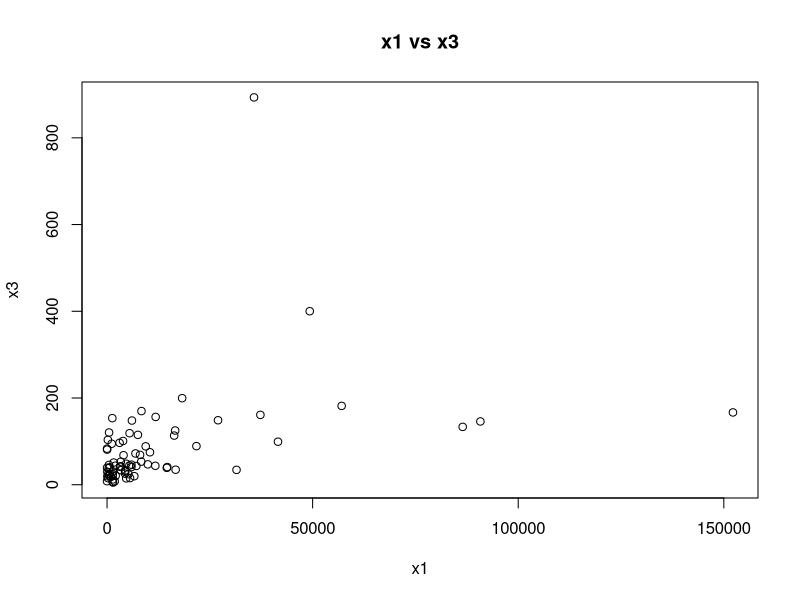
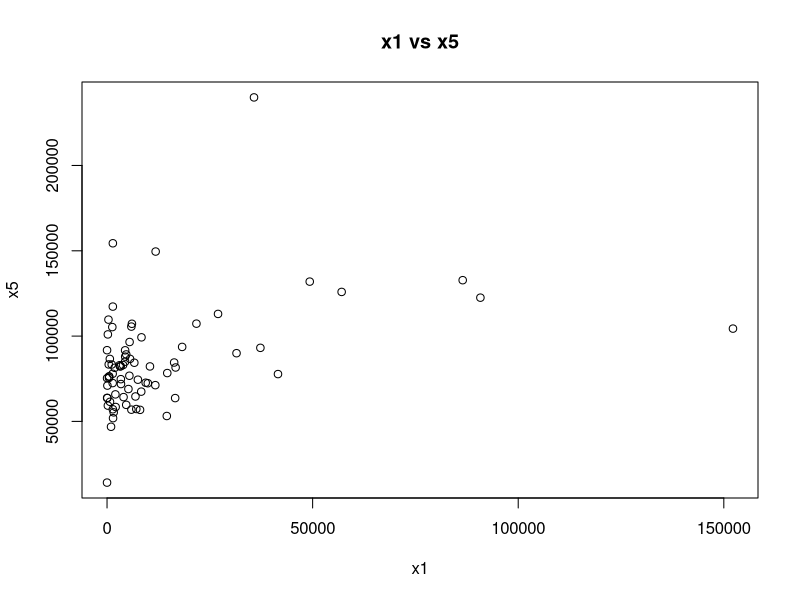
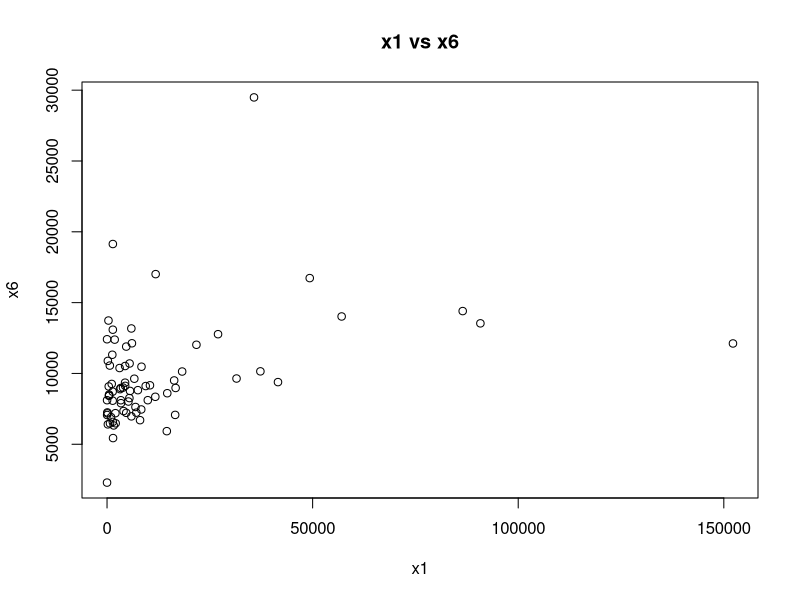
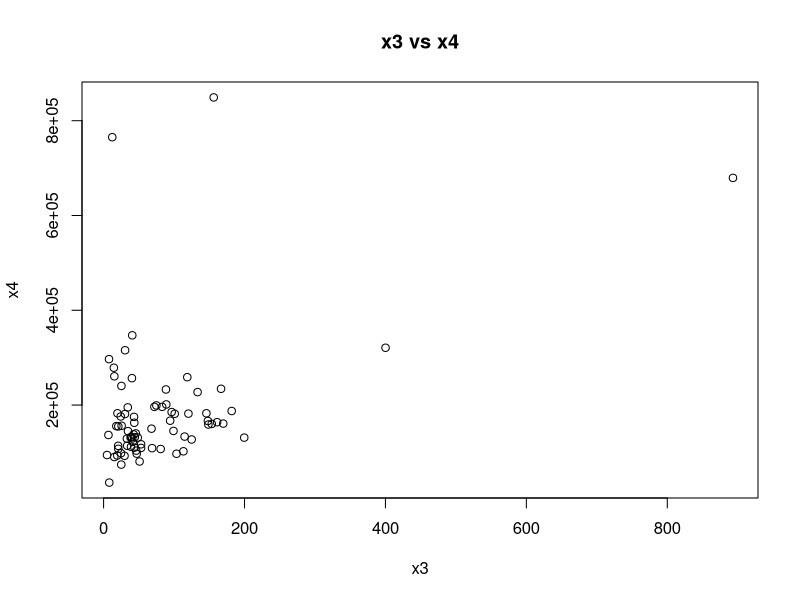
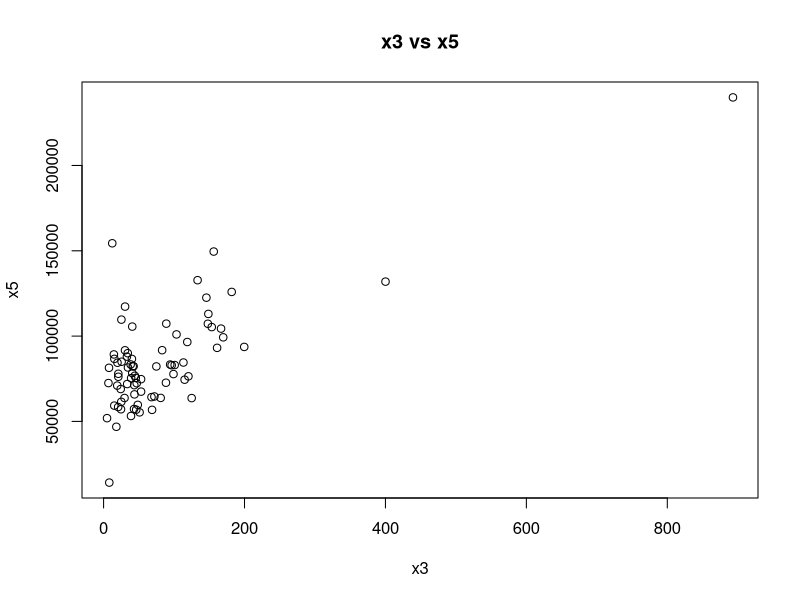
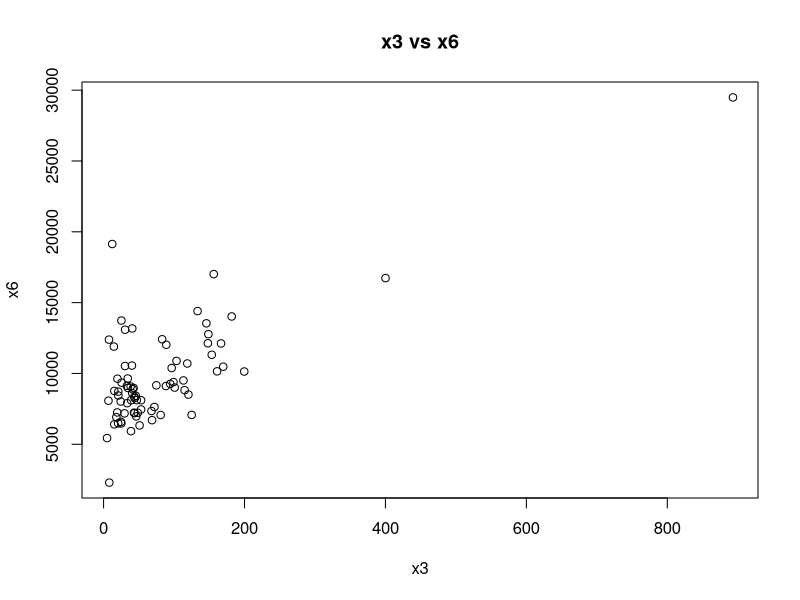
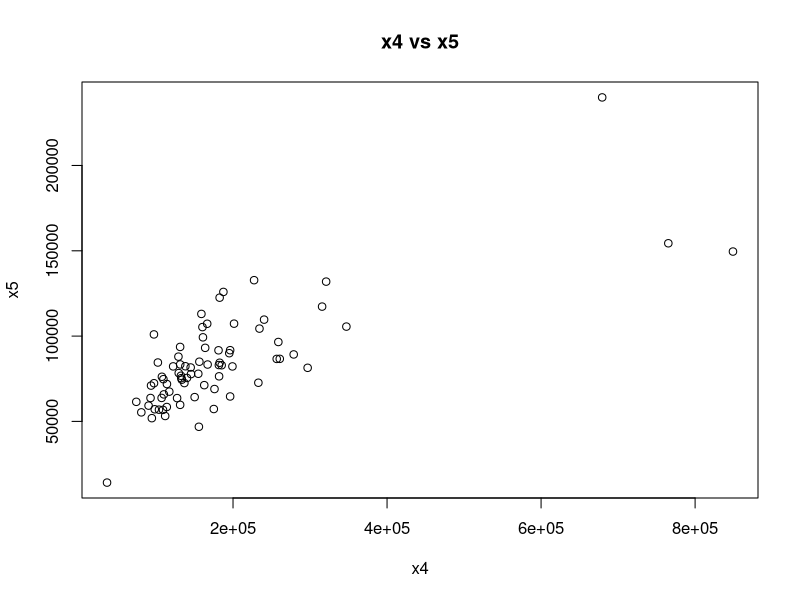
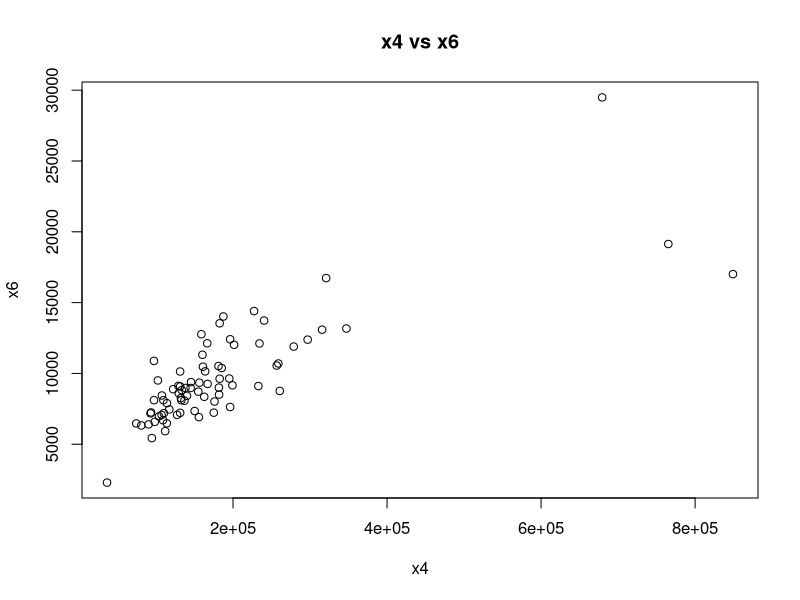

The R script that drew these images, in order:
library(readxl)

my_data <- read_excel("./statistic_table_lab1.xlsx")

# параметры
x1 <- my_data$`Уровень инновационного производства`
x2 <- my_data$`Количество студентов (СПО)`
x3 <- my_data$`Количество студентов (ВПО)`
x4 <- my_data$`ВРП`
x5 <- my_data$`Розничные продажи`
x6 <- my_data$`Потребительские расходы`

X <- data.frame(x1, x2, x3, x4, x5, x6)

# корреляционная матрица
cor_matrix <- cor(X)
print(cor_matrix)

# проверка гипотез о независимости
vars <- list(x1, x2, x3, x4, x5, x6)
names <- c("x1", "x2", "x3", "x4", "x5", "x6")
independent_couples <- list()

for(i in 1:(length(vars)-1)) {
  for(j in (i+1):length(vars)) {
    test <- cor.test(vars[[i]], vars[[j]])
    
    cat("\n")
    cat(names[i], "--", names[j], "\n")
    cat("correlation =", test$estimate, "\n")
    cat("p-value =", test$p.value, "\n")
    
    if(test$p.value > 0.05) {
      cat("Пара независима\n")
    } else {
      cat("Пара зависима\n")
      plot(
        vars[[i]],
        vars[[j]],
        main = paste(names[i], "vs", names[j]),
        xlab = names[i],
        ylab = names[j]
      )
    }
  }
}

# линейная регрессия
y <- my_data$`Розничные продажи`
linear_model <- lm(y ~ x1 + x2 + x3 + x4 + x6)
summary_model <- summary(linear_model)
print(summary_model)

summary(x6)
summary(y)

# логарифмическая регрессия
log_model <- lm(y ~ log(x6))
summary(log_model)

# показательная регрессия
exp_model <- lm(log(y) ~ x6)
summary(exp_model)

# степенная регрессия
power_model <- lm(log(y) ~ log(x6))
summary(power_model)
